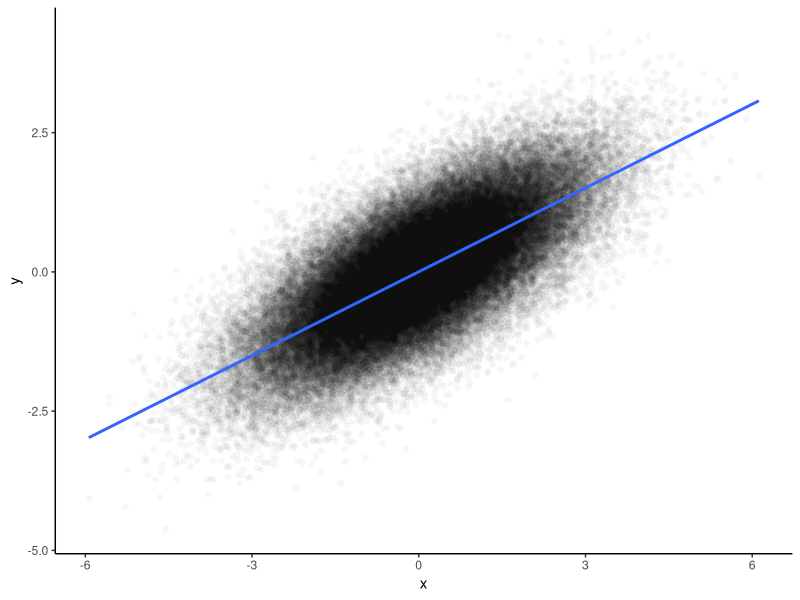

The R source for this figure:
## ---- chunk 1
generate_parent_population <- function(noise=1, n=10000){
  y <- rnorm(n, 0, 1)
  x <- y + rnorm(n, 0, noise)
  return(data.frame(x=x, y=y, noise=noise))
}

extract_sample <- function(data, n=30){
  return(data[sample(nrow(data), n), ])
}

extract_parameters <- function(model, real=1){
  data.frame(
    Real = real,
    Coefficient = real - parameters::model_parameters(model)$Coefficient[2],
    Bootstrapped_1000 = real - parameters::model_parameters(model, bootstrap=TRUE, n=1000)$Coefficient[2],
    Bootstrapped_4000 = real - parameters::model_parameters(model, bootstrap=TRUE, n=4000)$Coefficient[2]
    )
}
## ---- chunk 2
library(dplyr)
library(ggplot2)

parent <- generate_parent_population(noise = 1, n = 100000)

parent %>% 
  ggplot(aes(x=x, y=y)) +
  geom_point(size = 2, alpha=0.03, shape=16) +
  geom_smooth(method = "lm", se = FALSE) +
  theme_classic()
